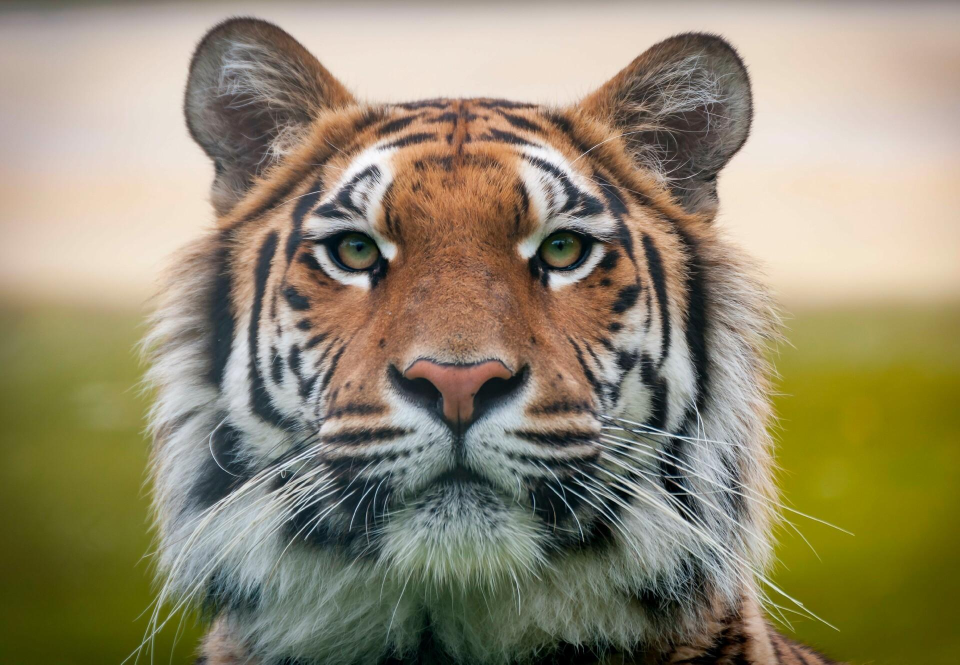
#> input picture tiger.jpg, 1920 x 1329 px (shown at 1/2 size)
$ python image_basics.py
#> lines starting #> are read from the running program, lines starting #| are printed output that depends on the picture; after the words box and inside, x2 and y2 are one past the last pixel; in counts of white or black regions, pixels touching at a corner belong together
import cv2
image = cv2.imread('tiger.jpg')
#> image is the input picture: shape (1329, 1920, 3); mean B, G, R 111.2, 137.5, 146.4
image= cv2.resize(image,(600,600))
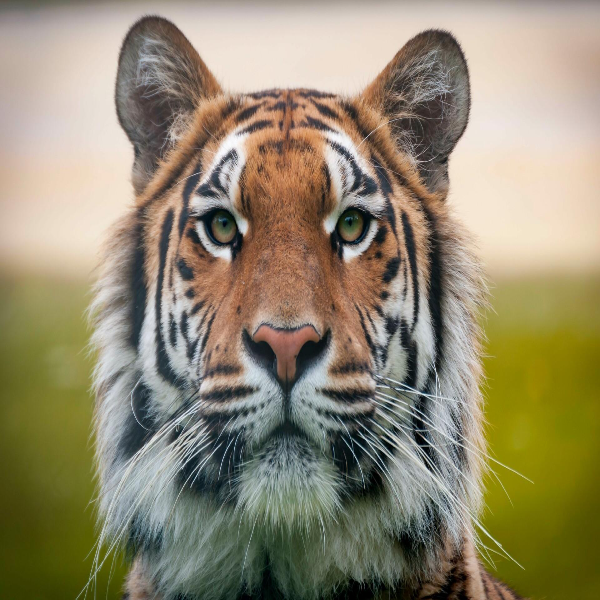
#> image: shape (600, 600, 3); mean B, G, R 111.1, 137.4, 146.3
#rectangle
#cv2.rectangle(image , (100,100), (400,300),(120,120,255), thickness=-2)
# convert to greyscale
grey_image=cv2.cvtColor(image,cv2.COLOR_BGR2GRAY)
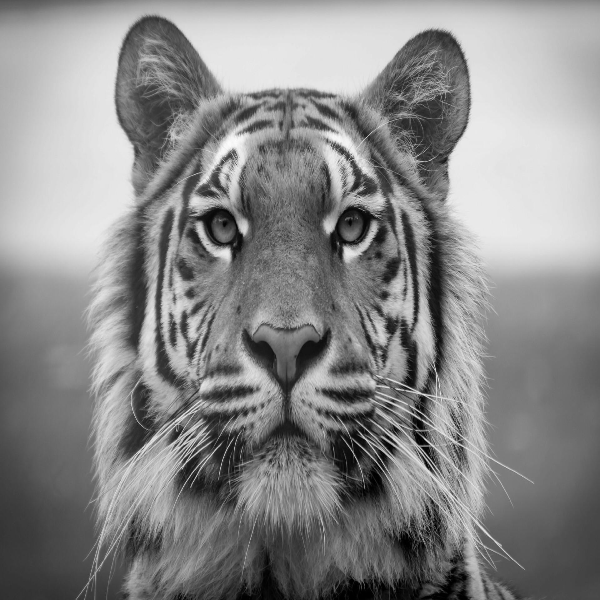
#> grey_image: shape (600, 600); min 0, max 252, mean 137.1
cv2.putText(image,"Hello this is a Tiger ",(200,200),cv2.FONT_HERSHEY_SCRIPT_COMPLEX,3,(0,0,0),2)
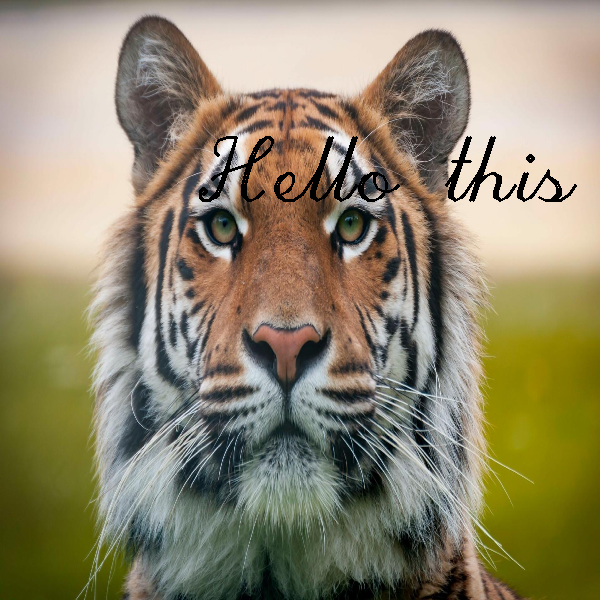
#> image: shape (600, 600, 3); 1.31% of pixels changed, all inside (x1, y1, x2, y2) = (199, 136, 577, 202)
cv2.imshow('Tiger Image', image)
cv2.imshow('Grey scaled Image',grey_image)
print(image.shape)
#| (600, 600, 3)
cv2.waitKey(0)
cv2.destroyAllWindows()

$ run again, with corners.jpg copied over tiger.jpg
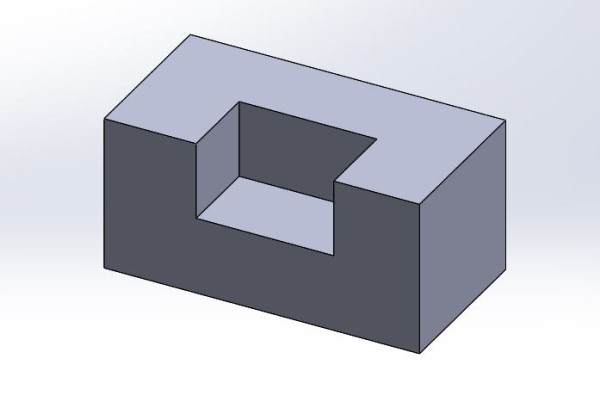
#> input picture corners.jpg, 600 x 400 px
#> image is the input picture: shape (400, 600, 3); mean B, G, R 204.5, 195.5, 193.4
#> `grey_image=cv2.cvtColor(image,cv2.COLOR_BGR2GRAY)`:
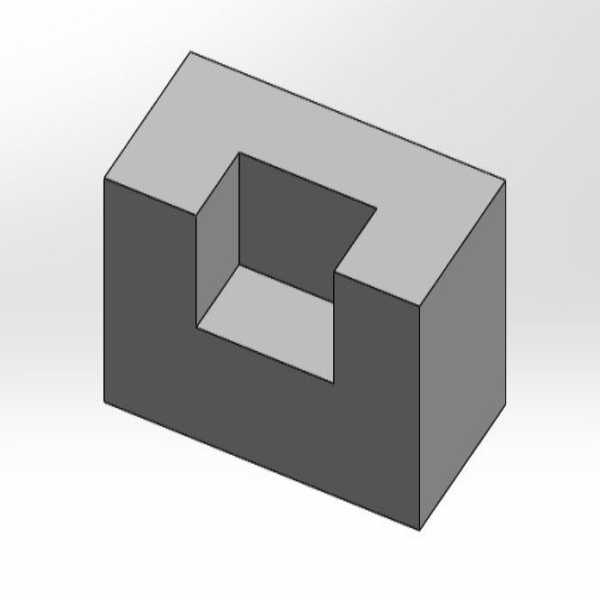
#> grey_image: shape (600, 600); min 7, max 255, mean 195.9
#> `cv2.putText(image,"Hello this is a Tiger ",(200,200),cv2.FONT_HERSHEY_..`:
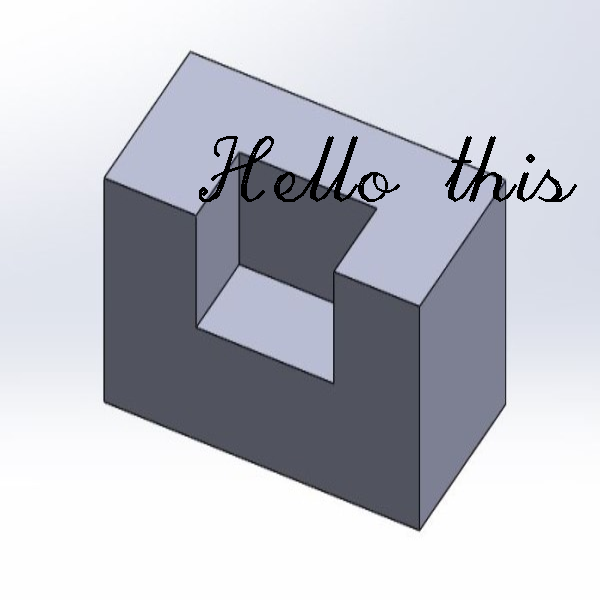
#> image: shape (600, 600, 3); mean B, G, R 202.1, 193.3, 191.2
#| (600, 600, 3)

$ run again, with trump-modi (1).jpg copied over tiger.jpg
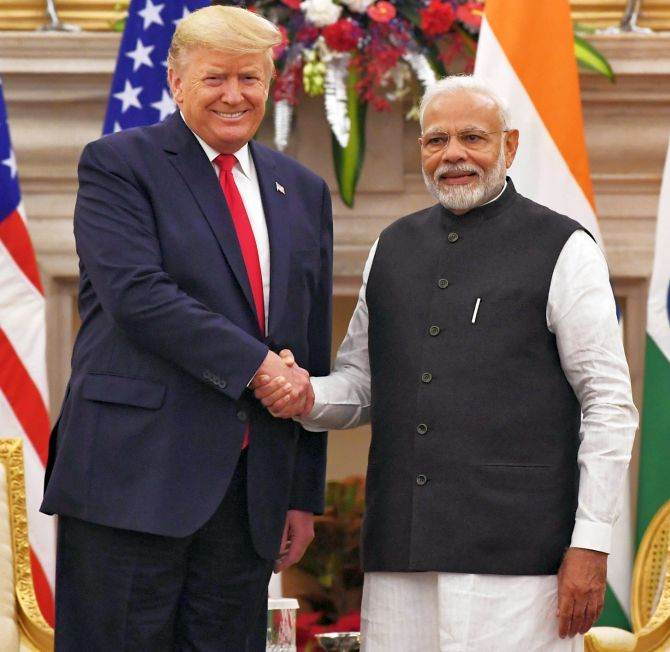
#> input picture trump-modi (1).jpg, 670 x 652 px
#> image is the input picture: shape (652, 670, 3); mean B, G, R 88.9, 95.5, 115.4
#> `grey_image=cv2.cvtColor(image,cv2.COLOR_BGR2GRAY)`:
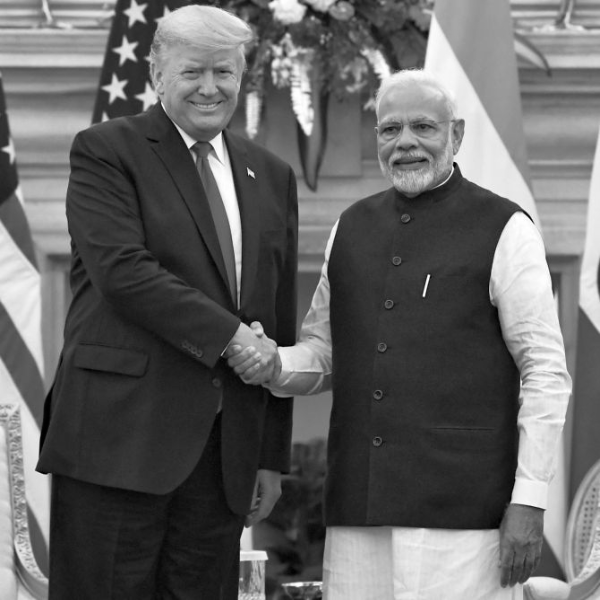
#> grey_image: shape (600, 600); min 0, max 255, mean 100.6
#> `cv2.putText(image,"Hello this is a Tiger ",(200,200),cv2.FONT_HERSHEY_..`:
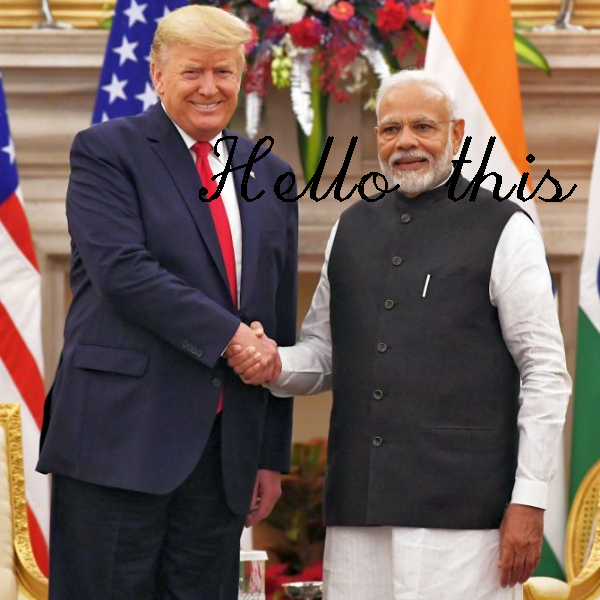
#> image: shape (600, 600, 3); mean B, G, R 87.2, 93.7, 113.4
#| (600, 600, 3)
